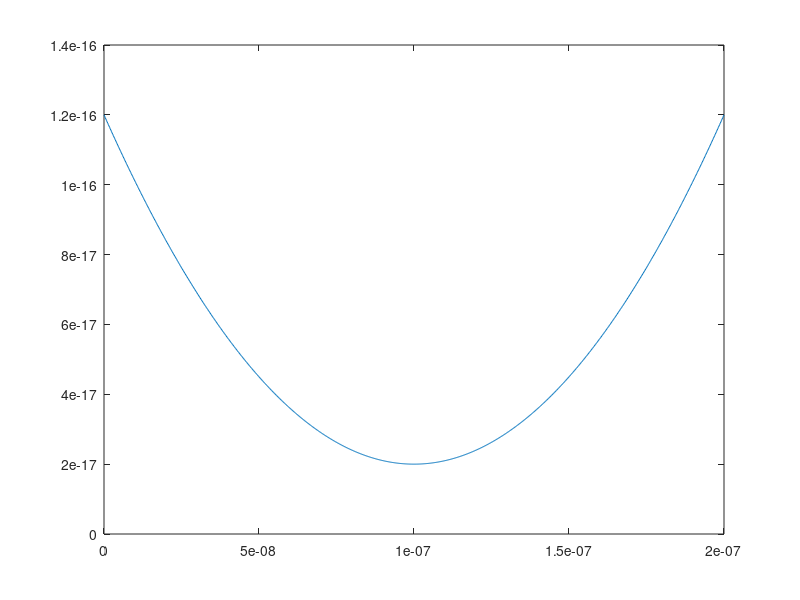

Write MATLAB code to recreate this figure.
a= linspace(0,200e-9,1000);  %Imem Imem_max=1.9774e-7
b=6e-9;   %Ith
c=20e-9;    %Iin
d=2e-9;     %Itau
e=0.01;     %slope of equation
I0= 2.178e-12; 
K = 0.6777;            %0.7054;            % Subthreshold slope factor
Ut= 25.9e-3;
equ=b*c+(e*(a.^2))-a.*d;
lowest_value= b*c-e*(d/(2*e))^2;
delta=(0.6777/(5e-13*0.0259))*5e-7;
mim_delta_Imem=delta*lowest_value;
center = d/(2*e);
Vthr=(Ut/K)*log((b)/I0);
Vtau=(Ut/K)*log((d)/I0);
figure(3);
plot(a,equ);
